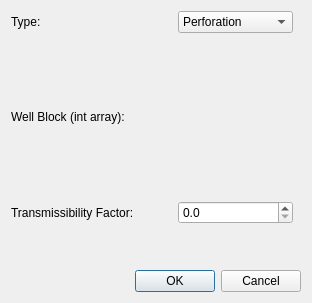
<?xml version="1.0" encoding="UTF-8"?>
<ui version="4.0">
 <class>MWellCompletionsDialog</class>
 <widget class="QDialog" name="MWellCompletionsDialog">
  <property name="geometry">
   <rect>
    <x>0</x>
    <y>0</y>
    <width>312</width>
    <height>303</height>
   </rect>
  </property>
  <property name="windowTitle">
   <string>Dialog</string>
  </property>
  <layout class="QVBoxLayout" name="verticalLayout_2">
   <item>
    <layout class="QHBoxLayout" name="horizontalLayout_4">
     <item>
      <layout class="QVBoxLayout" name="verticalLayout">
       <item>
        <layout class="QHBoxLayout" name="horizontalLayout">
         <item>
          <widget class="QLabel" name="label">
           <property name="minimumSize">
            <size>
             <width>161</width>
             <height>0</height>
            </size>
           </property>
           <property name="text">
            <string>Type:</string>
           </property>
          </widget>
         </item>
         <item>
          <widget class="QComboBox" name="comboBox">
           <property name="minimumSize">
            <size>
             <width>115</width>
             <height>0</height>
            </size>
           </property>
           <item>
            <property name="text">
             <string>Perforation</string>
            </property>
           </item>
          </widget>
         </item>
        </layout>
       </item>
       <item>
        <layout class="QHBoxLayout" name="horizontalLayout_2">
         <item>
          <widget class="QLabel" name="label_2">
           <property name="minimumSize">
            <size>
             <width>161</width>
             <height>0</height>
            </size>
           </property>
           <property name="text">
            <string>Well Block (int array):</string>
           </property>
          </widget>
         </item>
         <item>
          <spacer name="horizontalSpacer_2">
           <property name="orientation">
            <enum>Qt::Horizontal</enum>
           </property>
           <property name="sizeHint" stdset="0">
            <size>
             <width>40</width>
             <height>20</height>
            </size>
           </property>
          </spacer>
         </item>
        </layout>
       </item>
       <item>
        <layout class="QHBoxLayout" name="horizontalLayout_3">
         <item>
          <widget class="QLabel" name="label_3">
           <property name="minimumSize">
            <size>
             <width>161</width>
             <height>0</height>
            </size>
           </property>
           <property name="text">
            <string>Transmissibility Factor:</string>
           </property>
          </widget>
         </item>
         <item>
          <widget class="QDoubleSpinBox" name="doubleSpinBox">
           <property name="decimals">
            <number>1</number>
           </property>
           <property name="singleStep">
            <double>0.500000000000000</double>
           </property>
          </widget>
         </item>
        </layout>
       </item>
      </layout>
     </item>
     <item>
      <spacer name="horizontalSpacer">
       <property name="orientation">
        <enum>Qt::Horizontal</enum>
       </property>
       <property name="sizeHint" stdset="0">
        <size>
         <width>40</width>
         <height>20</height>
        </size>
       </property>
      </spacer>
     </item>
    </layout>
   </item>
   <item>
    <spacer name="verticalSpacer">
     <property name="orientation">
      <enum>Qt::Vertical</enum>
     </property>
     <property name="sizeType">
      <enum>QSizePolicy::Fixed</enum>
     </property>
     <property name="sizeHint" stdset="0">
      <size>
       <width>20</width>
       <height>40</height>
      </size>
     </property>
    </spacer>
   </item>
   <item>
    <widget class="QDialogButtonBox" name="buttonBox">
     <property name="orientation">
      <enum>Qt::Horizontal</enum>
     </property>
     <property name="standardButtons">
      <set>QDialogButtonBox::Cancel|QDialogButtonBox::Ok</set>
     </property>
    </widget>
   </item>
  </layout>
 </widget>
 <resources/>
 <connections>
  <connection>
   <sender>buttonBox</sender>
   <signal>accepted()</signal>
   <receiver>MWellCompletionsDialog</receiver>
   <slot>accept()</slot>
   <hints>
    <hint type="sourcelabel">
     <x>248</x>
     <y>254</y>
    </hint>
    <hint type="destinationlabel">
     <x>157</x>
     <y>274</y>
    </hint>
   </hints>
  </connection>
  <connection>
   <sender>buttonBox</sender>
   <signal>rejected()</signal>
   <receiver>MWellCompletionsDialog</receiver>
   <slot>reject()</slot>
   <hints>
    <hint type="sourcelabel">
     <x>316</x>
     <y>260</y>
    </hint>
    <hint type="destinationlabel">
     <x>286</x>
     <y>274</y>
    </hint>
   </hints>
  </connection>
 </connections>
</ui>
